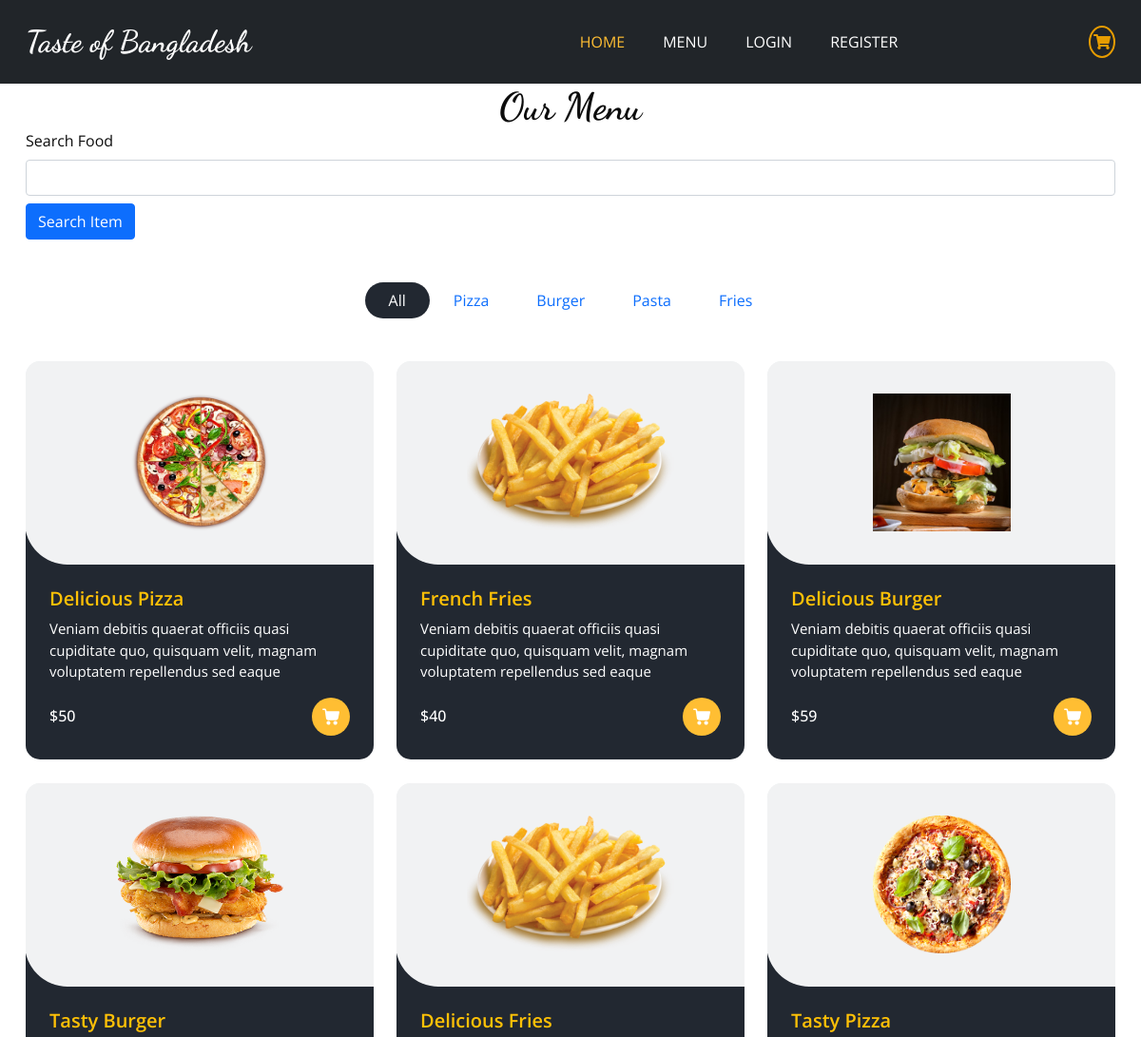
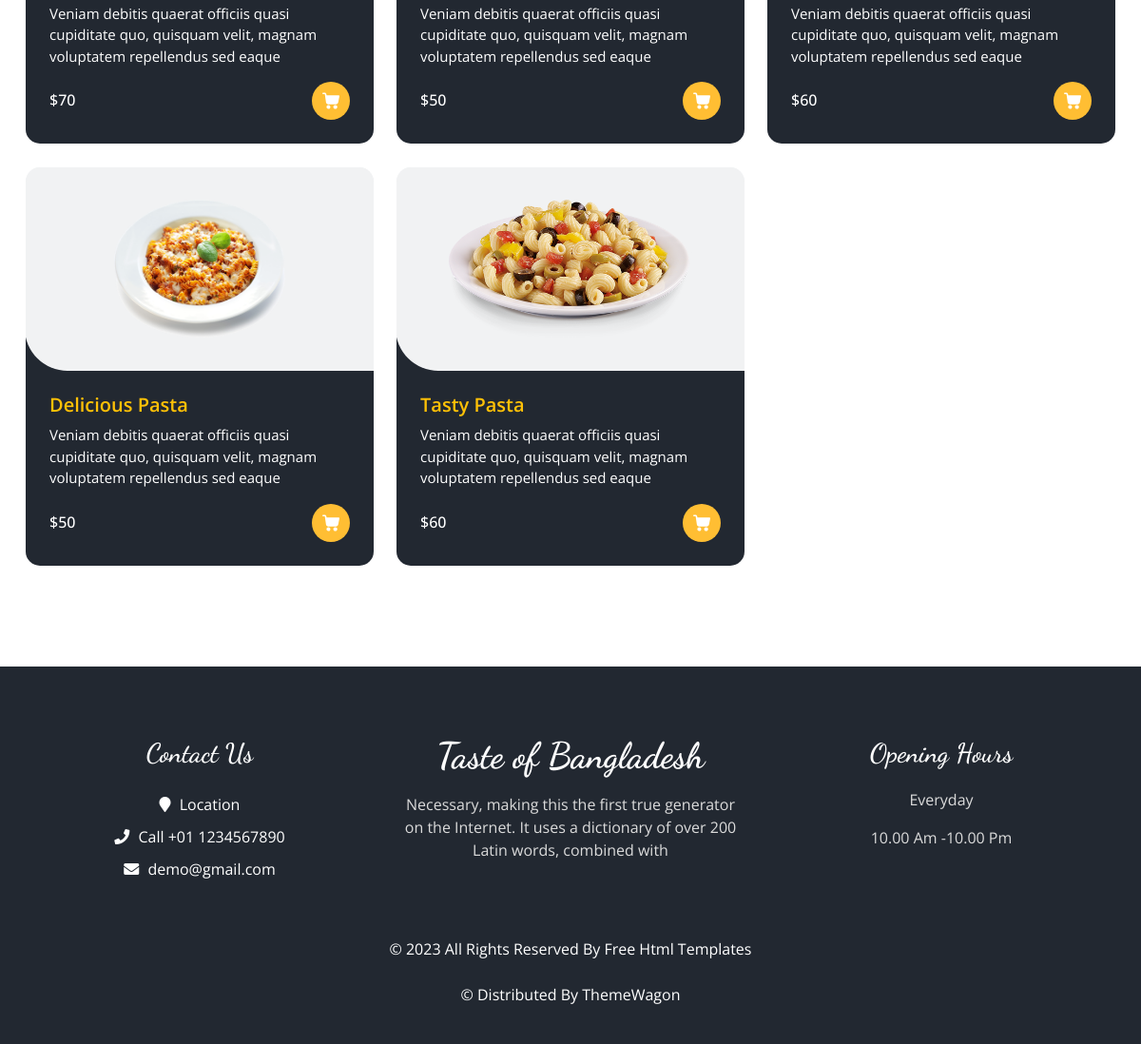
/store/, run on the app's committed database (2 pictures, top to bottom).
### category/models.py (models this page shows, shortened)
class Category(models.Model):
    category_name = models.CharField(max_length=50, unique=True)
    slug = models.SlugField(max_length=100, unique = True)
    description = models.TextField(max_length = 255, blank=True)
    food_image = models.ImageField(upload_to = 'photos/categories', blank=True)

### store/models.py (models this page shows, shortened)
class Product(models.Model):
    product_name = models.CharField(max_length = 100, unique=True)
    slug = models.SlugField(max_length=200, unique = True)
    description = models.TextField(max_length=500, blank=True)
    price = models.IntegerField()
    image = models.ImageField(upload_to='photos/food')
    stock = models.IntegerField()
    is_available = models.BooleanField(default = True)
    is_discount = models.BooleanField(default = False)
    category = models.ForeignKey(Category, on_delete=models.CASCADE)
    created_date = models.DateTimeField(auto_now_add=True)
    modified_date = models.DateTimeField(auto_now=True)

### store/views.py (the view, shortened to what this page needs)
# urls.py: path('store/', include('store.urls')),
def store(request, category_slug=None):
    searchItem = request.GET.get('searchItem')
    if category_slug:
        category = get_object_or_404(Category, slug = category_slug)
        products = Product.objects.filter(is_available=True, category=category, is_discount=False)  # Category wise products
    else:
        products = Product.objects.filter(is_available = True, is_discount=False)  # All products
    categories = Category.objects.all()
    context = {'foods': products, 'categories': categories}
    return render(request, 'store/store.html', context)

### store/templates/store/store.html (shortened to what this page needs)
{% extends 'base.html' %}
{% load static %}
{% block body %}
  <section class="food_section layout_padding-bottom">
    <div class="container">
      <div class="heading_container heading_center">
        <h2>
          Our Menu
        </h2>
      </div>
      <form method="GET">
        <div class="mb-3">
            <label for="exampleInputEmail1" class="form-label">Search Food</label>
            <input type="text" class="form-control" name="searchItem">
            <button type="submit" class="btn btn-primary mt-2">Search Item</button>
    </form>
      <ul class="filters_menu">
        <a href="{% url 'store' %}"><li class="active" data-filter="*">All</li></a>
        {% for i in categories %}
          <a href="{% url 'products_by_category' category_slug=i.slug %}"><li data-filter=".{{i.slug}}">{{i.category_name}}</li></a>
        {% endfor %}
      </ul>
    <div class="filters-content">
        <div class="row grid">
	{% for item in foods %}
          <div class="col-sm-6 col-lg-4 all pizza">
            <div class="box">
              <div>
                <div class="img-box">
                  <img src="{{item.image.url}}" alt="">
                </div>
                <div class="detail-box">
                  <h5>
                    <a href="{% url 'product_detail' item.category.slug  item.slug %}" class="text-warning  ">{{item.product_name}}</a>
                  </h5>
                  <p>
                    {{item.description}}
                  </p>
                  <div class="options">
                    <h6>
                      ${{item.price}}
                    </h6>
                    <a href="{% url 'product_detail' item.category.slug  item.slug %}">
                    </a>
                  </div>
                </div>
              </div>
            </div>
          </div>
          {% endfor %}
        </div>
      </div>
    </div>
  </section>
{% endblock %}

### templates/base.html (shortened to what this page needs)
{% load static %}
<!DOCTYPE html>
<html>
<head>
  <link rel="stylesheet" type="text/css" href="{% static 'css/bootstrap.css' %}" />
  <link href="https://cdn.jsdelivr.net/npm/bootstrap@5.0.2/dist/css/bootstrap.min.css" rel="stylesheet">
  <link rel="stylesheet" type="text/css" href="https://cdnjs.cloudflare.com/ajax/libs/OwlCarousel2/2.3.4/assets/owl.carousel.min.css" />
  <link rel="stylesheet" href="https://cdnjs.cloudflare.com/ajax/libs/jquery-nice-select/1.1.0/css/nice-select.min.css" />
  <link href="{% static 'css/font-awesome.min.css' %}" rel="stylesheet" />
  <link href="{% static 'css/style.css' %}" rel="stylesheet" />
  <link href="{% static 'css/responsive.css' %}" rel="stylesheet" />
</head>
<body>
    <header class="header_section bg-dark" style="z-index: 1000;">
      <div class="container">
        <nav class="navbar navbar-expand-lg custom_nav-container ">
          <a class="navbar-brand" href="{% url 'home' %}">
            <span>
                Taste of Bangladesh
            </span>
          </a>
          <div class="collapse navbar-collapse" id="navbarSupportedContent">
            <ul class="navbar-nav  mx-auto ">
              <li class="nav-item active">
                <a class="nav-link" href="{% url 'home' %}">Home <span class="sr-only">(current)</span></a>
              </li>
              <li class="nav-item">
                <a class="nav-link" href="{% url 'store' %}">Menu</a>
              </li>
              {% if request.user.is_authenticated %}
              <li class="nav-item">
                <a class="nav-link" href="{% url 'update_profile' %}">Profile</a>
              </li>
              </li>
              <li class="nav-item">
                <a class="nav-link" href="{% url 'logout' %}"> Logout</a>
              </li>
              <li class="nav-item">
                <a class="nav-link" href="{% url 'my_orders' %}"> History</a>
              </li>
              {% else %}
              <li class="nav-item">
                <a class="nav-link" href="{% url 'login' %}">Login</a>
              </li>
              <li class="nav-item">
                <a class="nav-link" href="{% url 'register' %}">Register</a>
              </li>
              {% endif %}
            </ul>
            <a href="{% url 'cart' %}" class="widget-header pl-3 ml-3">
              <div class="icon icon-sm" style="border: 2px solid #e69c00; padding: 3px; border-radius: 50%;">
                <i class="fa fa-shopping-cart" style="color: #e69c00; "></i>
              </div>
            </a>
          </div>
        </nav>
      </div>
    </header>
    {% block body %}
    {% endblock %}
  <footer class="footer_section">
    <div class="container">
      <div class="row">
        <div class="col-md-4 footer-col">
          <div class="footer_contact">
            <h4>
              Contact Us
            </h4>
            <div class="contact_link_box">
              <a href="">
                <i class="fa fa-map-marker" aria-hidden="true"></i>
                <span>
                  Location
                </span>
              </a>
              <a href="">
                <i class="fa fa-phone" aria-hidden="true"></i>
                <span>
                  Call +01 1234567890
                </span>
              </a>
              <a href="">
                <i class="fa fa-envelope" aria-hidden="true"></i>
                <span>
                  demo@gmail.com
                </span>
              </a>
            </div>
          </div>
        </div>
        <div class="col-md-4 footer-col">
          <div class="footer_detail">
            <a href="" class="footer-logo">
              Taste of Bangladesh
            </a>
            <p>
              Necessary, making this the first true generator on the Internet. It uses a dictionary of over 200 Latin words, combined with
            </p>
          </div>
        </div>
        <div class="col-md-4 footer-col">
          <h4>
            Opening Hours
          </h4>
          <p>
            Everyday
          </p>
          <p>
            10.00 Am -10.00 Pm
          </p>
        </div>
      </div>
      <div class="footer-info">
        <p>
          &copy; <span id="displayYear"></span> All Rights Reserved By
          <a href="">Free Html Templates</a><br><br>
          &copy;  Distributed By
          <a href="" target="_blank">ThemeWagon</a>
        </p>
      </div>
    </div>
  </footer>
    <link
      href="{% static 'fonts/fontawesome/css/all.min.css' %}"
      type="text/css"
      rel="stylesheet"
    />
</body>
</html>

### static/css/style.css (style rules this page uses)
body { font-family: "Open Sans", sans-serif; color: #0c0c0c; background-color: #ffffff; overflow-x: hidden; }
.layout_padding-bottom { padding-bottom: 90px; }
h1, h2 { font-family: 'Dancing Script', cursive; }
.heading_container { display: -webkit-box; display: -ms-flexbox; display: flex; -webkit-box-orient: vertical; -webkit-box-direction: normal; -ms-flex-direction: column; flex-direction: column; -webkit-box-align: start; -ms-flex-align: start; align-items: flex-start; }
.heading_container h2 { position: relative; margin-bottom: 0; font-size: 2.5rem; font-weight: bold; }
.heading_container.heading_center { -webkit-box-align: center; -ms-flex-align: center; align-items: center; text-align: center; }
a, a:hover, a:focus { text-decoration: none; }
.btn, .btn:focus { outline: none !important; -webkit-box-shadow: none; box-shadow: none; }
.header_section { padding: 15px 0; }
.navbar-brand { font-family: 'Dancing Script', cursive; }
.navbar-brand span { font-weight: bold; font-size: 32px; color: #ffffff; }
.custom_nav-container { padding: 0; }
.custom_nav-container .navbar-nav { padding-left: 18%; }
.custom_nav-container .navbar-nav .nav-item .nav-link { padding: 5px 20px; color: #ffffff; text-align: center; text-transform: uppercase; border-radius: 5px; -webkit-transition: all 0.3s; transition: all 0.3s; }
.custom_nav-container .navbar-nav .nav-item:hover .nav-link, .custom_nav-container .navbar-nav .nav-item.active .nav-link { color: #ffbe33; }
.food_section .filters_menu { padding: 0; display: -webkit-box; display: -ms-flexbox; display: flex; -ms-flex-wrap: wrap; flex-wrap: wrap; -webkit-box-pack: center; -ms-flex-pack: center; justify-content: center; list-style-type: none; margin: 45px 0 20px 0; }
.food_section .filters_menu li { padding: 7px 25px; cursor: pointer; border-radius: 25px; }
.food_section .filters_menu li.active { background-color: #222831; color: #ffffff; }
.food_section .box { position: relative; margin-top: 25px; background-color: #ffffff; border-radius: 10px; color: #ffffff; border-radius: 15px; overflow: hidden; background: linear-gradient(to bottom, #f1f2f3 25px, #222831 25px); }
.food_section .box .img-box { background: #f1f2f3; display: -webkit-box; display: -ms-flexbox; display: flex; -webkit-box-pack: center; -ms-flex-pack: center; justify-content: center; -webkit-box-align: center; -ms-flex-align: center; align-items: center; height: 215px; border-radius: 0 0 0 45px; margin: -1px; padding: 25px; }
.food_section .box .img-box img { max-width: 100%; max-height: 145px; -webkit-transition: all .2s; transition: all .2s; }
.food_section .box .detail-box { padding: 25px; }
.food_section .box .detail-box h5 { font-weight: 600; color: #e69c00; }
.food_section .box .detail-box p { font-size: 15px; }
.food_section .box .detail-box h6 { margin-top: 10px; }
.food_section .box .options { display: -webkit-box; display: -ms-flexbox; display: flex; -webkit-box-pack: justify; -ms-flex-pack: justify; justify-content: space-between; }
.food_section .box .options a { width: 40px; height: 40px; border-radius: 100%; background: #ffbe33; display: -webkit-box; display: -ms-flexbox; display: flex; -webkit-box-pack: center; -ms-flex-pack: center; justify-content: center; -webkit-box-align: center; -ms-flex-align: center; align-items: center; }
.food_section .box .options a svg { width: 18px; height: auto; fill: #ffffff; }
.footer_section { background-color: #222831; color: #ffffff; padding: 75px 0 40px 0; text-align: center; }
.footer_section h4 { font-size: 28px; }
.footer_section h4, .footer_section .footer-logo { font-weight: 600; margin-bottom: 20px; font-family: 'Dancing Script', cursive; }
.footer_section p { color: #dbdbdb; }
.footer_section .footer-col { margin-bottom: 30px; }
.footer_section .footer_contact .contact_link_box { display: -webkit-box; display: -ms-flexbox; display: flex; -webkit-box-orient: vertical; -webkit-box-direction: normal; -ms-flex-direction: column; flex-direction: column; }
.footer_section .footer_contact .contact_link_box a { margin: 5px 0; color: #ffffff; }
.footer_section .footer_contact .contact_link_box a i { margin-right: 5px; }
.footer_section .footer-logo { display: block; font-weight: bold; font-size: 38px; line-height: 1; color: #ffffff; }
.footer_section .footer-info { text-align: center; margin-top: 25px; }
.footer_section .footer-info p { color: #ffffff; margin: 0; }
.footer_section .footer-info p a { color: inherit; }

### data on the page
Category: category_name "Pizza"
Category: category_name "Burger"
Category: category_name "Pasta"
Category: category_name "Fries"
Product: image (picture), product_name "Delicious Pizza", description "Veniam debitis quaerat officiis quasi cupiditate quo, quisquam velit, magnam voluptatem repellendus sed eaque", price "50"
Product: image (picture), product_name "French Fries", description "Veniam debitis quaerat officiis quasi cupiditate quo, quisquam velit, magnam voluptatem repellendus sed eaque", price "40"
Product: image (picture), product_name "Delicious Burger", description "Veniam debitis quaerat officiis quasi cupiditate quo, quisquam velit, magnam voluptatem repellendus sed eaque", price "59"
Product: image (picture), product_name "Tasty Burger", description "Veniam debitis quaerat officiis quasi cupiditate quo, quisquam velit, magnam voluptatem repellendus sed eaque", price "70"
Product: image (picture), product_name "Delicious Fries", description "Veniam debitis quaerat officiis quasi cupiditate quo, quisquam velit, magnam voluptatem repellendus sed eaque", price "50"
Product: image (picture), product_name "Tasty Pizza", description "Veniam debitis quaerat officiis quasi cupiditate quo, quisquam velit, magnam voluptatem repellendus sed eaque", price "60"
Product: image (picture), product_name "Delicious Pasta", description "Veniam debitis quaerat officiis quasi cupiditate quo, quisquam velit, magnam voluptatem repellendus sed eaque", price "50"
Product: image (picture), product_name "Tasty Pasta", description "Veniam debitis quaerat officiis quasi cupiditate quo, quisquam velit, magnam voluptatem repellendus sed eaque", price "60"
